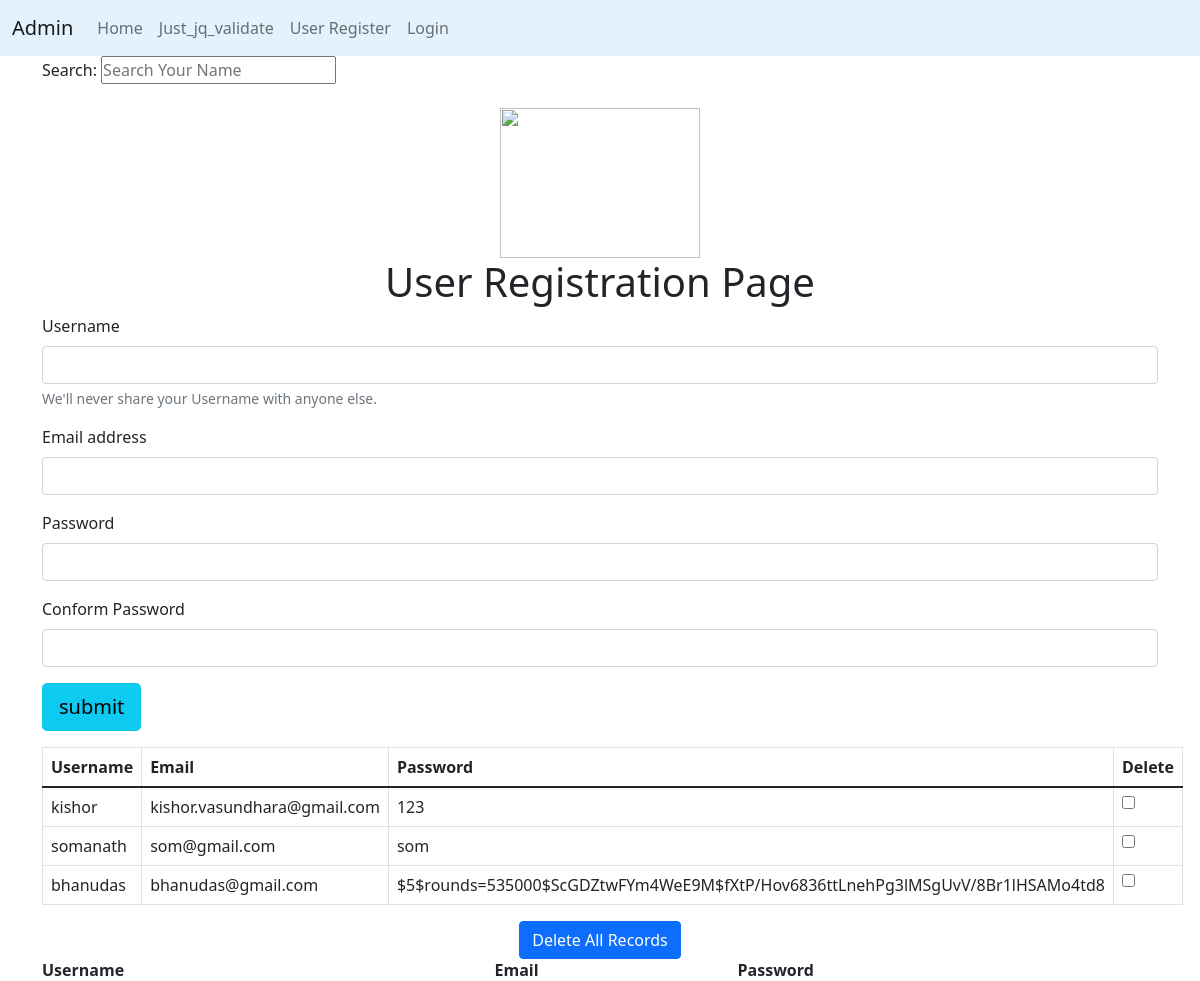
Page /user_reg on the committed database.
### sen.py (models this page shows, shortened)
class User(db.Model, UserMixin):
    id = db.Column(db.Integer, primary_key=True)
    username = db.Column(db.String(64), index=True, unique=True)
    email = db.Column(db.String(120), index=True, unique=True)
    password_hash = db.Column(db.String(128))
    posts = db.relationship('Post', lazy='dynamic',back_populates='author')

### sen.py (the view, shortened to what this page needs)
@app.route("/user_reg", methods=["POST", "GET"])
def user_reg():
    database_data=User.query.all()
    return render_template("user_register.html",database_data=database_data)

### templates/user_register.html (shortened to what this page needs)
{% extends 'base.html' %}
{% block content %}
<div id="search-bar mt-4">
<label>Search:</label>
<input type="text" id="search_name" autocomplete="off" placeholder="Search Your Name">
</div>
<center><img src="{{url_for('static',filename='images/user_register.png')}}" height="150px" width="200px" class="mt-4"></center>
<h1 class="text-center">User Registration Page</h1>
    <form method="POST" class="mt-2" id="registerfrm">
                  <div class="mb-3">
                      <label for="exampleInputUsername" class="form-label">Username</label>
                      <input type="text" name="username" class="form-control" id="unm">
                      <div id="emailHelp" class="form-text">We'll never share your Username with anyone else.</div>
                  </div>
            <div class="mb-3">
                  <label for="exampleInputEmail1" class="form-label">Email address</label>
                  <input type="email" name="email" class="form-control" id="email" required>
              </div>
            <div class="mb-3">
              <label for="exampleInputPassword1" class="form-label">Password</label>
              <input type="password" name="password" class="form-control" id="pass" required>
            </div>
            <div class="mb-3">
              <label for="exampleInputPassword1" class="form-label">Conform Password</label>
              <input type="password" name="con_password" class="form-control" id="cpass" required>
            </div>
          <input type="submit" value="submit" class="btn btn-info btn-lg">
</form>
<div>
<form method="POST" id="del_frm">
<table class="table table-responsive table-bordered">
<thead>
    <tr class="thead-dark">
        <th>Username</th>
        <th>Email</th>
        <th>Password</th>
        <th>Delete</th>
    </tr>
    </thead>
    <tbody id="tablebody">
        {% for i in database_data %}
        <tr id="del_check{{i.id}}"> <td>{{i.username}}</td> <td>{{i.email}}</td>  <td>{{i.password_hash}}</td><td><input type="checkbox" name="mycheckbox[]" value="{{i.id}}" id="xy-{{i.id}}"></td> </tr>
        {% endfor %}
    </tbody>
</table>
</div>
<div align="center">
    <button type="button" class="btn btn-primary" id="del_btn">Delete All Records</button>
</div>
<div>
<table id="empTable" class="display dataTable" width="100%">
        <thead>
    <tr>
        <th>Username</th>
        <th>Email</th>
        <th>Password</th>
    </tr>
    </thead>
</table>
</div>
{% endblock content %}

### static/styles/style_css.css (style rules this page uses)
* { padding: 0; margin: 0; box-sizing: border-box; }

### rows in the picture
User: username "kishor", email "kishor.vasundhara@gmail.com", password_hash "123"
User: username "somanath", email "som@gmail.com", password_hash "som"
User: username "bhanudas", email "bhanudas@gmail.com", password_hash "$5$rounds=535000$ScGDZtwFYm4WeE9M$fXtP/Hov6836ttLnehPg3lMSgUvV/8Br1lHSAMo4td8"
